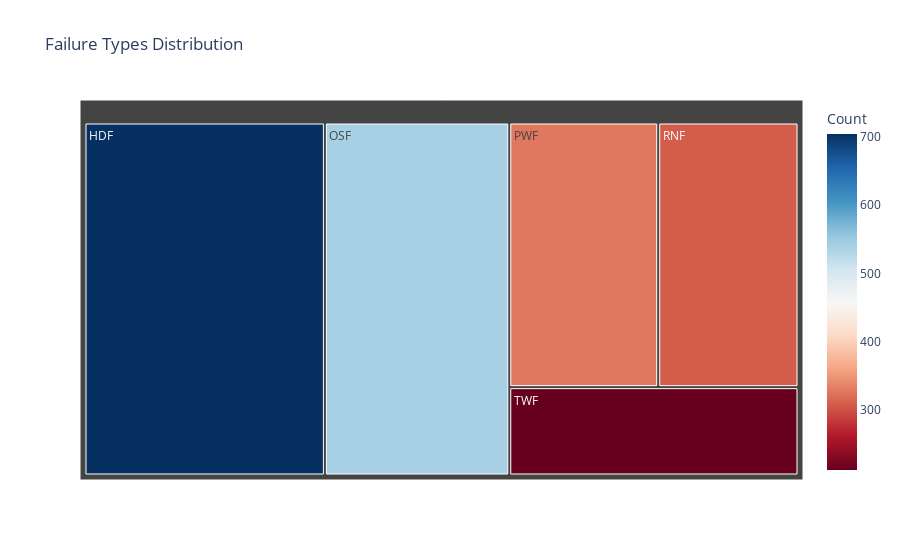

The code cell stored with this chart in its notebook:
### Markdown cell above
#### Chart - 11

Failure Types Contribution to Overall Failures

### Code cell
failure_types = ['TWF', 'HDF', 'PWF', 'OSF', 'RNF']
failure_counts = analysis_data[failure_types].sum()


tree_map_data = pd.DataFrame({
    'Failure Type': failure_types,
    'Count': failure_counts.values,
    'Parent': [''] * len(failure_types)  
})

# Create the tree map
fig = px.treemap(tree_map_data, 
                 path=['Parent', 'Failure Type'], 
                 values='Count', 
                 title="Failure Types Distribution",
                 color='Count', 
                 color_continuous_scale="RdBu")

# Show the plot
fig.show()

### Figure 1 — Plotly figure (JSON) as saved in the notebook; plotly's stock layout.template omitted (floating-point values rounded to 4 significant figures)
{"data": [{"branchvalues": "total", "customdata": [[212.0], [704.0], [327.0], [540.0], [308.0], [494.5]], "domain": {"x": [0, 1], "y": [0, 1]}, "hovertemplate": "labels=%{label}<br>Count_sum=%{value}<br>parent=%{parent}<br>id=%{id}<br>Count=%{color}<extra></extra>", "ids": ["/TWF", "/HDF", "/PWF", "/OSF", "/RNF", ""], "labels": ["TWF", "HDF", "PWF", "OSF", "RNF", ""], "marker": {"coloraxis": "coloraxis", "colors": [212.0, 704.0, 327.0, 540.0, 308.0, 494.5]}, "name": "", "parents": ["", "", "", "", "", ""], "type": "treemap", "values": [212.0, 704.0, 327.0, 540.0, 308.0, 2091.0]}], "layout": {"coloraxis": {"colorbar": {"title": {"text": "Count"}}, "colorscale": [[0, "rgb(103,0,31)"], [0.1, "rgb(178,24,43)"], [0.2, "rgb(214,96,77)"], [0.3, "rgb(244,165,130)"], [0.4, "rgb(253,219,199)"], [0.5, "rgb(247,247,247)"], [0.6, "rgb(209,229,240)"], [0.7, "rgb(146,197,222)"], [0.8, "rgb(67,147,195)"], [0.9, "rgb(33,102,172)"], [1, "rgb(5,48,97)"]]}, "legend": {"tracegroupgap": 0}, "title": {"text": "Failure Types Distribution"}}}
